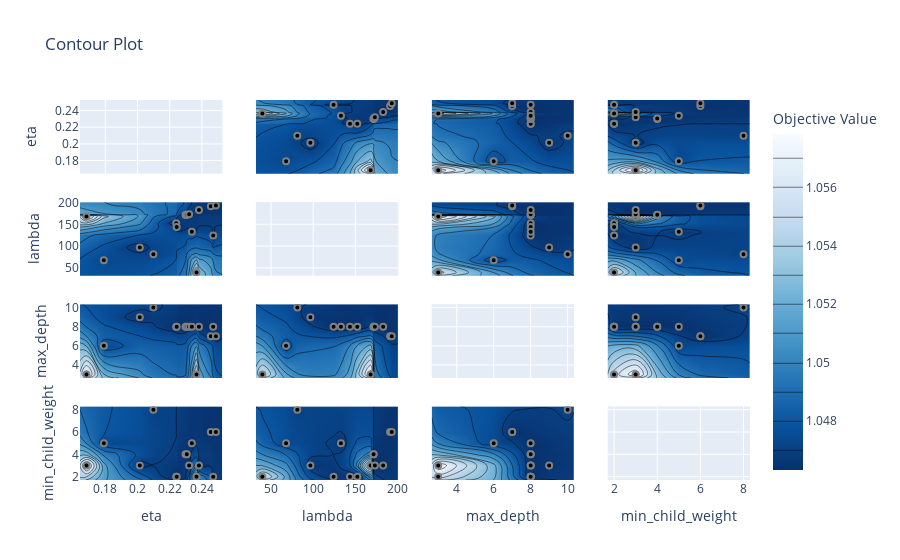

The notebook cell saved with this chart:
### Code cell
plot_contour(study)

### Figure 1 — Plotly figure (JSON) as saved in the notebook; plotly's stock layout.template omitted (floating-point values rounded to 4 significant figures; data arrays with more than 128 entries replaced by an {"elided": "..."} marker saying what was removed)
{"data": [{"type": "scatter", "xaxis": "x", "yaxis": "y"}, {"colorbar": {"title": {"text": "Objective Value"}}, "colorscale": [[0, "rgb(247,251,255)"], [0.125, "rgb(222,235,247)"], [0.25, "rgb(198,219,239)"], [0.375, "rgb(158,202,225)"], [0.5, "rgb(107,174,214)"], [0.625, "rgb(66,146,198)"], [0.75, "rgb(33,113,181)"], [0.875, "rgb(8,81,156)"], [1, "rgb(8,48,107)"]], "connectgaps": true, "contours": {"coloring": "heatmap"}, "hoverinfo": "none", "line": {"smoothing": 1.3}, "reversescale": true, "showscale": true, "type": "contour", "x": [0.1643, 0.1683, 0.1791, 0.2014, 0.2099, 0.224, 0.2243, 0.2298, 0.2306, 0.232, 0.2337, 0.2366, 0.2382, 0.2455, 0.247, 0.2487, 0.2527], "xaxis": "x5", "y": [31.96, 39.64, 67.81, 81.16, 96.65, 124.2, 132.9, 143.6, 152.4, 168.2, 171.6, 171.7, 173.2, 183.0, 191.3, 193.3, 201.0], "yaxis": "y5", "z": {"elided": "17x17 float values"}}, {"marker": {"color": "black", "line": {"color": "Gray", "width": 2}}, "mode": "markers", "name": "Feasible Trial", "showlegend": false, "type": "scatter", "x": [0.2099, 0.2366, 0.247, 0.1683, 0.1791, 0.2014, 0.2455, 0.2487, 0.224, 0.2243, 0.2298, 0.2306, 0.232, 0.2382, 0.2337], "xaxis": "x5", "y": [81.16, 39.64, 124.2, 168.2, 67.81, 96.65, 191.3, 193.3, 152.4, 143.6, 171.6, 171.7, 173.2, 183.0, 132.9], "yaxis": "y5"}, {"colorbar": {"title": {"text": "Objective Value"}}, "colorscale": [[0, "rgb(247,251,255)"], [0.125, "rgb(222,235,247)"], [0.25, "rgb(198,219,239)"], [0.375, "rgb(158,202,225)"], [0.5, "rgb(107,174,214)"], [0.625, "rgb(66,146,198)"], [0.75, "rgb(33,113,181)"], [0.875, "rgb(8,81,156)"], [1, "rgb(8,48,107)"]], "connectgaps": true, "contours": {"coloring": "heatmap"}, "hoverinfo": "none", "line": {"smoothing": 1.3}, "reversescale": true, "showscale": false, "type": "contour", "x": [0.1643, 0.1683, 0.1791, 0.2014, 0.2099, 0.224, 0.2243, 0.2298, 0.2306, 0.232, 0.2337, 0.2366, 0.2382, 0.2455, 0.247, 0.2487, 0.2527], "xaxis": "x9", "y": [2.65, 3, 6, 7, 8, 9, 10, 10.35], "yaxis": "y9", "z": {"elided": "8x17 float values"}}, {"marker": {"color": "black", "line": {"color": "Gray", "width": 2}}, "mode": "markers", "name": "Feasible Trial", "showlegend": false, "type": "scatter", "x": [0.2099, 0.2366, 0.247, 0.1683, 0.1791, 0.2014, 0.2455, 0.2487, 0.224, 0.2243, 0.2298, 0.2306, 0.232, 0.2382, 0.2337], "xaxis": "x9", "y": [10, 3, 8, 3, 6, 9, 7, 7, 8, 8, 8, 8, 8, 8, 8], "yaxis": "y9"}, {"colorbar": {"title": {"text": "Objective Value"}}, "colorscale": [[0, "rgb(247,251,255)"], [0.125, "rgb(222,235,247)"], [0.25, "rgb(198,219,239)"], [0.375, "rgb(158,202,225)"], [0.5, "rgb(107,174,214)"], [0.625, "rgb(66,146,198)"], [0.75, "rgb(33,113,181)"], [0.875, "rgb(8,81,156)"], [1, "rgb(8,48,107)"]], "connectgaps": true, "contours": {"coloring": "heatmap"}, "hoverinfo": "none", "line": {"smoothing": 1.3}, "reversescale": true, "showscale": false, "type": "contour", "x": [0.1643, 0.1683, 0.1791, 0.2014, 0.2099, 0.224, 0.2243, 0.2298, 0.2306, 0.232, 0.2337, 0.2366, 0.2382, 0.2455, 0.247, 0.2487, 0.2527], "xaxis": "x13", "y": [1.7, 2, 3, 4, 5, 6, 8, 8.3], "yaxis": "y13", "z": {"elided": "8x17 float values"}}, {"marker": {"color": "black", "line": {"color": "Gray", "width": 2}}, "mode": "markers", "name": "Feasible Trial", "showlegend": false, "type": "scatter", "x": [0.2099, 0.2366, 0.247, 0.1683, 0.1791, 0.2014, 0.2455, 0.2487, 0.224, 0.2243, 0.2298, 0.2306, 0.232, 0.2382, 0.2337], "xaxis": "x13", "y": [8, 2, 2, 3, 5, 3, 6, 6, 2, 2, 4, 4, 3, 3, 5], "yaxis": "y13"}, {"colorbar": {"title": {"text": "Objective Value"}}, "colorscale": [[0, "rgb(247,251,255)"], [0.125, "rgb(222,235,247)"], [0.25, "rgb(198,219,239)"], [0.375, "rgb(158,202,225)"], [0.5, "rgb(107,174,214)"], [0.625, "rgb(66,146,198)"], [0.75, "rgb(33,113,181)"], [0.875, "rgb(8,81,156)"], [1, "rgb(8,48,107)"]], "connectgaps": true, "contours": {"coloring": "heatmap"}, "hoverinfo": "none", "line": {"smoothing": 1.3}, "reversescale": true, "showscale": false, "type": "contour", "x": [31.96, 39.64, 67.81, 81.16, 96.65, 124.2, 132.9, 143.6, 152.4, 168.2, 171.6, 171.7, 173.2, 183.0, 191.3, 193.3, 201.0], "xaxis": "x2", "y": [0.1643, 0.1683, 0.1791, 0.2014, 0.2099, 0.224, 0.2243, 0.2298, 0.2306, 0.232, 0.2337, 0.2366, 0.2382, 0.2455, 0.247, 0.2487, 0.2527], "yaxis": "y2", "z": {"elided": "17x17 float values"}}, {"marker": {"color": "black", "line": {"color": "Gray", "width": 2}}, "mode": "markers", "name": "Feasible Trial", "showlegend": false, "type": "scatter", "x": [81.16, 39.64, 124.2, 168.2, 67.81, 96.65, 191.3, 193.3, 152.4, 143.6, 171.6, 171.7, 173.2, 183.0, 132.9], "xaxis": "x2", "y": [0.2099, 0.2366, 0.247, 0.1683, 0.1791, 0.2014, 0.2455, 0.2487, 0.224, 0.2243, 0.2298, 0.2306, 0.232, 0.2382, 0.2337], "yaxis": "y2"}, {"type": "scatter", "xaxis": "x6", "yaxis": "y6"}, {"colorbar": {"title": {"text": "Objective Value"}}, "colorscale": [[0, "rgb(247,251,255)"], [0.125, "rgb(222,235,247)"], [0.25, "rgb(198,219,239)"], [0.375, "rgb(158,202,225)"], [0.5, "rgb(107,174,214)"], [0.625, "rgb(66,146,198)"], [0.75, "rgb(33,113,181)"], [0.875, "rgb(8,81,156)"], [1, "rgb(8,48,107)"]], "connectgaps": true, "contours": {"coloring": "heatmap"}, "hoverinfo": "none", "line": {"smoothing": 1.3}, "reversescale": true, "showscale": false, "type": "contour", "x": [31.96, 39.64, 67.81, 81.16, 96.65, 124.2, 132.9, 143.6, 152.4, 168.2, 171.6, 171.7, 173.2, 183.0, 191.3, 193.3, 201.0], "xaxis": "x10", "y": [2.65, 3, 6, 7, 8, 9, 10, 10.35], "yaxis": "y10", "z": {"elided": "8x17 float values"}}, {"marker": {"color": "black", "line": {"color": "Gray", "width": 2}}, "mode": "markers", "name": "Feasible Trial", "showlegend": false, "type": "scatter", "x": [81.16, 39.64, 124.2, 168.2, 67.81, 96.65, 191.3, 193.3, 152.4, 143.6, 171.6, 171.7, 173.2, 183.0, 132.9], "xaxis": "x10", "y": [10, 3, 8, 3, 6, 9, 7, 7, 8, 8, 8, 8, 8, 8, 8], "yaxis": "y10"}, {"colorbar": {"title": {"text": "Objective Value"}}, "colorscale": [[0, "rgb(247,251,255)"], [0.125, "rgb(222,235,247)"], [0.25, "rgb(198,219,239)"], [0.375, "rgb(158,202,225)"], [0.5, "rgb(107,174,214)"], [0.625, "rgb(66,146,198)"], [0.75, "rgb(33,113,181)"], [0.875, "rgb(8,81,156)"], [1, "rgb(8,48,107)"]], "connectgaps": true, "contours": {"coloring": "heatmap"}, "hoverinfo": "none", "line": {"smoothing": 1.3}, "reversescale": true, "showscale": false, "type": "contour", "x": [31.96, 39.64, 67.81, 81.16, 96.65, 124.2, 132.9, 143.6, 152.4, 168.2, 171.6, 171.7, 173.2, 183.0, 191.3, 193.3, 201.0], "xaxis": "x14", "y": [1.7, 2, 3, 4, 5, 6, 8, 8.3], "yaxis": "y14", "z": {"elided": "8x17 float values"}}, {"marker": {"color": "black", "line": {"color": "Gray", "width": 2}}, "mode": "markers", "name": "Feasible Trial", "showlegend": false, "type": "scatter", "x": [81.16, 39.64, 124.2, 168.2, 67.81, 96.65, 191.3, 193.3, 152.4, 143.6, 171.6, 171.7, 173.2, 183.0, 132.9], "xaxis": "x14", "y": [8, 2, 2, 3, 5, 3, 6, 6, 2, 2, 4, 4, 3, 3, 5], "yaxis": "y14"}, {"colorbar": {"title": {"text": "Objective Value"}}, "colorscale": [[0, "rgb(247,251,255)"], [0.125, "rgb(222,235,247)"], [0.25, "rgb(198,219,239)"], [0.375, "rgb(158,202,225)"], [0.5, "rgb(107,174,214)"], [0.625, "rgb(66,146,198)"], [0.75, "rgb(33,113,181)"], [0.875, "rgb(8,81,156)"], [1, "rgb(8,48,107)"]], "connectgaps": true, "contours": {"coloring": "heatmap"}, "hoverinfo": "none", "line": {"smoothing": 1.3}, "reversescale": true, "showscale": false, "type": "contour", "x": [2.65, 3, 6, 7, 8, 9, 10, 10.35], "xaxis": "x3", "y": [0.1643, 0.1683, 0.1791, 0.2014, 0.2099, 0.224, 0.2243, 0.2298, 0.2306, 0.232, 0.2337, 0.2366, 0.2382, 0.2455, 0.247, 0.2487, 0.2527], "yaxis": "y3", "z": {"elided": "17x8 float values"}}, {"marker": {"color": "black", "line": {"color": "Gray", "width": 2}}, "mode": "markers", "name": "Feasible Trial", "showlegend": false, "type": "scatter", "x": [10, 3, 8, 3, 6, 9, 7, 7, 8, 8, 8, 8, 8, 8, 8], "xaxis": "x3", "y": [0.2099, 0.2366, 0.247, 0.1683, 0.1791, 0.2014, 0.2455, 0.2487, 0.224, 0.2243, 0.2298, 0.2306, 0.232, 0.2382, 0.2337], "yaxis": "y3"}, {"colorbar": {"title": {"text": "Objective Value"}}, "colorscale": [[0, "rgb(247,251,255)"], [0.125, "rgb(222,235,247)"], [0.25, "rgb(198,219,239)"], [0.375, "rgb(158,202,225)"], [0.5, "rgb(107,174,214)"], [0.625, "rgb(66,146,198)"], [0.75, "rgb(33,113,181)"], [0.875, "rgb(8,81,156)"], [1, "rgb(8,48,107)"]], "connectgaps": true, "contours": {"coloring": "heatmap"}, "hoverinfo": "none", "line": {"smoothing": 1.3}, "reversescale": true, "showscale": false, "type": "contour", "x": [2.65, 3, 6, 7, 8, 9, 10, 10.35], "xaxis": "x7", "y": [31.96, 39.64, 67.81, 81.16, 96.65, 124.2, 132.9, 143.6, 152.4, 168.2, 171.6, 171.7, 173.2, 183.0, 191.3, 193.3, 201.0], "yaxis": "y7", "z": {"elided": "17x8 float values"}}, {"marker": {"color": "black", "line": {"color": "Gray", "width": 2}}, "mode": "markers", "name": "Feasible Trial", "showlegend": false, "type": "scatter", "x": [10, 3, 8, 3, 6, 9, 7, 7, 8, 8, 8, 8, 8, 8, 8], "xaxis": "x7", "y": [81.16, 39.64, 124.2, 168.2, 67.81, 96.65, 191.3, 193.3, 152.4, 143.6, 171.6, 171.7, 173.2, 183.0, 132.9], "yaxis": "y7"}, {"type": "scatter", "xaxis": "x11", "yaxis": "y11"}, {"colorbar": {"title": {"text": "Objective Value"}}, "colorscale": [[0, "rgb(247,251,255)"], [0.125, "rgb(222,235,247)"], [0.25, "rgb(198,219,239)"], [0.375, "rgb(158,202,225)"], [0.5, "rgb(107,174,214)"], [0.625, "rgb(66,146,198)"], [0.75, "rgb(33,113,181)"], [0.875, "rgb(8,81,156)"], [1, "rgb(8,48,107)"]], "connectgaps": true, "contours": {"coloring": "heatmap"}, "hoverinfo": "none", "line": {"smoothing": 1.3}, "reversescale": true, "showscale": false, "type": "contour", "x": [2.65, 3, 6, 7, 8, 9, 10, 10.35], "xaxis": "x15", "y": [1.7, 2, 3, 4, 5, 6, 8, 8.3], "yaxis": "y15", "z": [[null, null, null, null, null, null, null, null], [null, 1.055, null, null, 1.046, null, null, null], [null, 1.058, null, null, 1.046, 1.047, null, null], [null, null, null, null, 1.046, null, null, null], [null, null, 1.047, null, 1.046, null, null, null], [null, null, null, 1.046, null, null, null, null], [null, null, null, null, null, null, 1.047, null], [null, null, null, null, null, null, null, null]]}, {"marker": {"color": "black", "line": {"color": "Gray", "width": 2}}, "mode": "markers", "name": "Feasible Trial", "showlegend": false, "type": "scatter", "x": [10, 3, 8, 3, 6, 9, 7, 7, 8, 8, 8, 8, 8, 8, 8], "xaxis": "x15", "y": [8, 2, 2, 3, 5, 3, 6, 6, 2, 2, 4, 4, 3, 3, 5], "yaxis": "y15"}, {"colorbar": {"title": {"text": "Objective Value"}}, "colorscale": [[0, "rgb(247,251,255)"], [0.125, "rgb(222,235,247)"], [0.25, "rgb(198,219,239)"], [0.375, "rgb(158,202,225)"], [0.5, "rgb(107,174,214)"], [0.625, "rgb(66,146,198)"], [0.75, "rgb(33,113,181)"], [0.875, "rgb(8,81,156)"], [1, "rgb(8,48,107)"]], "connectgaps": true, "contours": {"coloring": "heatmap"}, "hoverinfo": "none", "line": {"smoothing": 1.3}, "reversescale": true, "showscale": false, "type": "contour", "x": [1.7, 2, 3, 4, 5, 6, 8, 8.3], "xaxis": "x4", "y": [0.1643, 0.1683, 0.1791, 0.2014, 0.2099, 0.224, 0.2243, 0.2298, 0.2306, 0.232, 0.2337, 0.2366, 0.2382, 0.2455, 0.247, 0.2487, 0.2527], "yaxis": "y4", "z": {"elided": "17x8 float values"}}, {"marker": {"color": "black", "line": {"color": "Gray", "width": 2}}, "mode": "markers", "name": "Feasible Trial", "showlegend": false, "type": "scatter", "x": [8, 2, 2, 3, 5, 3, 6, 6, 2, 2, 4, 4, 3, 3, 5], "xaxis": "x4", "y": [0.2099, 0.2366, 0.247, 0.1683, 0.1791, 0.2014, 0.2455, 0.2487, 0.224, 0.2243, 0.2298, 0.2306, 0.232, 0.2382, 0.2337], "yaxis": "y4"}, {"colorbar": {"title": {"text": "Objective Value"}}, "colorscale": [[0, "rgb(247,251,255)"], [0.125, "rgb(222,235,247)"], [0.25, "rgb(198,219,239)"], [0.375, "rgb(158,202,225)"], [0.5, "rgb(107,174,214)"], [0.625, "rgb(66,146,198)"], [0.75, "rgb(33,113,181)"], [0.875, "rgb(8,81,156)"], [1, "rgb(8,48,107)"]], "connectgaps": true, "contours": {"coloring": "heatmap"}, "hoverinfo": "none", "line": {"smoothing": 1.3}, "reversescale": true, "showscale": false, "type": "contour", "x": [1.7, 2, 3, 4, 5, 6, 8, 8.3], "xaxis": "x8", "y": [31.96, 39.64, 67.81, 81.16, 96.65, 124.2, 132.9, 143.6, 152.4, 168.2, 171.6, 171.7, 173.2, 183.0, 191.3, 193.3, 201.0], "yaxis": "y8", "z": {"elided": "17x8 float values"}}, {"marker": {"color": "black", "line": {"color": "Gray", "width": 2}}, "mode": "markers", "name": "Feasible Trial", "showlegend": false, "type": "scatter", "x": [8, 2, 2, 3, 5, 3, 6, 6, 2, 2, 4, 4, 3, 3, 5], "xaxis": "x8", "y": [81.16, 39.64, 124.2, 168.2, 67.81, 96.65, 191.3, 193.3, 152.4, 143.6, 171.6, 171.7, 173.2, 183.0, 132.9], "yaxis": "y8"}, {"colorbar": {"title": {"text": "Objective Value"}}, "colorscale": [[0, "rgb(247,251,255)"], [0.125, "rgb(222,235,247)"], [0.25, "rgb(198,219,239)"], [0.375, "rgb(158,202,225)"], [0.5, "rgb(107,174,214)"], [0.625, "rgb(66,146,198)"], [0.75, "rgb(33,113,181)"], [0.875, "rgb(8,81,156)"], [1, "rgb(8,48,107)"]], "connectgaps": true, "contours": {"coloring": "heatmap"}, "hoverinfo": "none", "line": {"smoothing": 1.3}, "reversescale": true, "showscale": false, "type": "contour", "x": [1.7, 2, 3, 4, 5, 6, 8, 8.3], "xaxis": "x12", "y": [2.65, 3, 6, 7, 8, 9, 10, 10.35], "yaxis": "y12", "z": [[null, null, null, null, null, null, null, null], [null, 1.055, 1.058, null, null, null, null, null], [null, null, null, null, 1.047, null, null, null], [null, null, null, null, null, 1.046, null, null], [null, 1.046, 1.046, 1.046, 1.046, null, null, null], [null, null, 1.047, null, null, null, null, null], [null, null, null, null, null, null, 1.047, null], [null, null, null, null, null, null, null, null]]}, {"marker": {"color": "black", "line": {"color": "Gray", "width": 2}}, "mode": "markers", "name": "Feasible Trial", "showlegend": false, "type": "scatter", "x": [8, 2, 2, 3, 5, 3, 6, 6, 2, 2, 4, 4, 3, 3, 5], "xaxis": "x12", "y": [10, 3, 8, 3, 6, 9, 7, 7, 8, 8, 8, 8, 8, 8, 8], "yaxis": "y12"}, {"type": "scatter", "xaxis": "x16", "yaxis": "y16"}], "layout": {"title": {"text": "Contour Plot"}, "xaxis": {"anchor": "y", "domain": [0, 0.2125], "matches": "x13", "range": [0.1643, 0.2527], "showticklabels": false}, "xaxis10": {"anchor": "y10", "domain": [0.2625, 0.475], "matches": "x14", "range": [31.96, 201.0], "showticklabels": false}, "xaxis11": {"anchor": "y11", "domain": [0.525, 0.7375], "matches": "x15", "range": [2.65, 10.35], "showticklabels": false}, "xaxis12": {"anchor": "y12", "domain": [0.7875, 1], "matches": "x16", "range": [1.7, 8.3], "showticklabels": false}, "xaxis13": {"anchor": "y13", "domain": [0, 0.2125], "range": [0.1643, 0.2527], "title": {"text": "eta"}}, "xaxis14": {"anchor": "y14", "domain": [0.2625, 0.475], "range": [31.96, 201.0], "title": {"text": "lambda"}}, "xaxis15": {"anchor": "y15", "domain": [0.525, 0.7375], "range": [2.65, 10.35], "title": {"text": "max_depth"}}, "xaxis16": {"anchor": "y16", "domain": [0.7875, 1], "range": [1.7, 8.3], "title": {"text": "min_child_weight"}}, "xaxis2": {"anchor": "y2", "domain": [0.2625, 0.475], "matches": "x14", "range": [31.96, 201.0], "showticklabels": false}, "xaxis3": {"anchor": "y3", "domain": [0.525, 0.7375], "matches": "x15", "range": [2.65, 10.35], "showticklabels": false}, "xaxis4": {"anchor": "y4", "domain": [0.7875, 1], "matches": "x16", "range": [1.7, 8.3], "showticklabels": false}, "xaxis5": {"anchor": "y5", "domain": [0, 0.2125], "matches": "x13", "range": [0.1643, 0.2527], "showticklabels": false}, "xaxis6": {"anchor": "y6", "domain": [0.2625, 0.475], "matches": "x14", "range": [31.96, 201.0], "showticklabels": false}, "xaxis7": {"anchor": "y7", "domain": [0.525, 0.7375], "matches": "x15", "range": [2.65, 10.35], "showticklabels": false}, "xaxis8": {"anchor": "y8", "domain": [0.7875, 1], "matches": "x16", "range": [1.7, 8.3], "showticklabels": false}, "xaxis9": {"anchor": "y9", "domain": [0, 0.2125], "matches": "x13", "range": [0.1643, 0.2527], "showticklabels": false}, "yaxis": {"anchor": "x", "domain": [0.8063, 1], "range": [0.1643, 0.2527], "title": {"text": "eta"}}, "yaxis10": {"anchor": "x10", "domain": [0.2687, 0.4625], "matches": "y9", "range": [2.65, 10.35], "showticklabels": false}, "yaxis11": {"anchor": "x11", "domain": [0.2687, 0.4625], "matches": "y9", "range": [2.65, 10.35], "showticklabels": false}, "yaxis12": {"anchor": "x12", "domain": [0.2687, 0.4625], "matches": "y9", "range": [2.65, 10.35], "showticklabels": false}, "yaxis13": {"anchor": "x13", "domain": [0, 0.1938], "range": [1.7, 8.3], "title": {"text": "min_child_weight"}}, "yaxis14": {"anchor": "x14", "domain": [0, 0.1938], "matches": "y13", "range": [1.7, 8.3], "showticklabels": false}, "yaxis15": {"anchor": "x15", "domain": [0, 0.1938], "matches": "y13", "range": [1.7, 8.3], "showticklabels": false}, "yaxis16": {"anchor": "x16", "domain": [0, 0.1938], "matches": "y13", "range": [1.7, 8.3], "showticklabels": false}, "yaxis2": {"anchor": "x2", "domain": [0.8063, 1], "matches": "y", "range": [0.1643, 0.2527], "showticklabels": false}, "yaxis3": {"anchor": "x3", "domain": [0.8063, 1], "matches": "y", "range": [0.1643, 0.2527], "showticklabels": false}, "yaxis4": {"anchor": "x4", "domain": [0.8063, 1], "matches": "y", "range": [0.1643, 0.2527], "showticklabels": false}, "yaxis5": {"anchor": "x5", "domain": [0.5375, 0.7312], "range": [31.96, 201.0], "title": {"text": "lambda"}}, "yaxis6": {"anchor": "x6", "domain": [0.5375, 0.7312], "matches": "y5", "range": [31.96, 201.0], "showticklabels": false}, "yaxis7": {"anchor": "x7", "domain": [0.5375, 0.7312], "matches": "y5", "range": [31.96, 201.0], "showticklabels": false}, "yaxis8": {"anchor": "x8", "domain": [0.5375, 0.7312], "matches": "y5", "range": [31.96, 201.0], "showticklabels": false}, "yaxis9": {"anchor": "x9", "domain": [0.2687, 0.4625], "range": [2.65, 10.35], "title": {"text": "max_depth"}}}}
